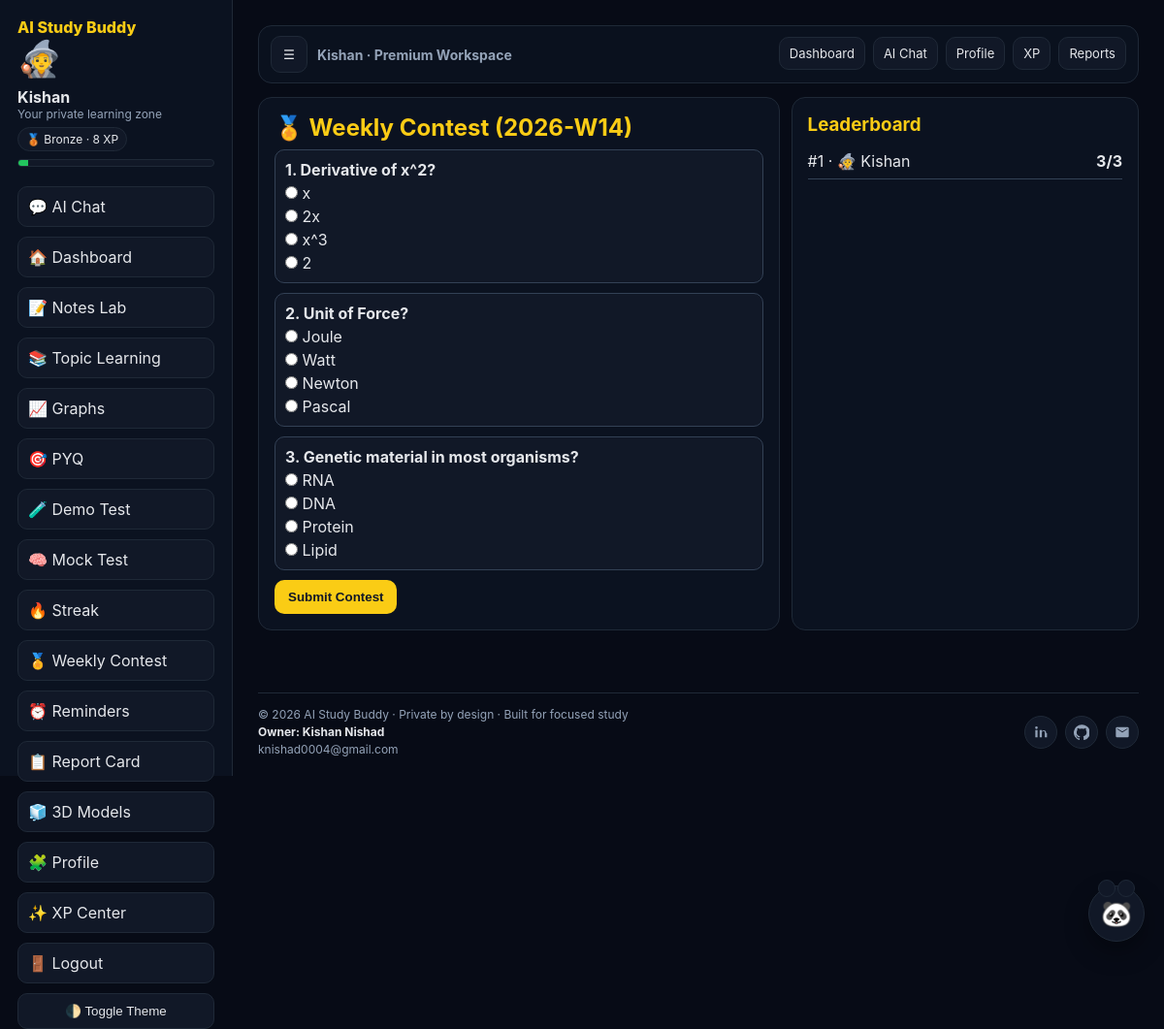
Page /weekly-contest (signed in) on the committed database.
### tables this page shows
CREATE TABLE users (
            id INTEGER PRIMARY KEY AUTOINCREMENT,
            username TEXT UNIQUE NOT NULL,
            password_hash TEXT NOT NULL,
            avatar TEXT NOT NULL,
            created_at TEXT NOT NULL
        , xp INTEGER NOT NULL DEFAULT 0);

CREATE TABLE weekly_contest_scores (
            id INTEGER PRIMARY KEY AUTOINCREMENT,
            user_id INTEGER NOT NULL,
            week_key TEXT NOT NULL,
            score INTEGER NOT NULL,
            total INTEGER NOT NULL,
            created_at TEXT NOT NULL,
            UNIQUE(user_id, week_key),
            FOREIGN KEY(user_id) REFERENCES users(id)
        );

### app.py (the view, shortened to what this page needs)
    @app.route("/weekly-contest", methods=["GET", "POST"])
    @login_required
    def weekly_contest():
        week_key = get_week_key()
        your_score = None
        conn = get_db_connection(app)
        leaderboard_rows = conn.execute(
            """
            SELECT u.username, u.avatar, w.score, w.total
            FROM weekly_contest_scores w
            JOIN users u ON u.id = w.user_id
            WHERE w.week_key = ?
            ORDER BY w.score DESC, w.created_at ASC
            LIMIT 50
            """,
            (week_key,),
        ).fetchall()
        conn.close()
        return render_template(
            "weekly_contest.html",
            user=g.user,
            week_key=week_key,
            questions=CONTEST_BANK,
            leaderboard=leaderboard_rows,
            your_score=your_score,
            level_info=get_level_info(int(g.user["xp"])),
        )

### app.py (called while the page is built)
def get_db_connection(app: Flask) -> sqlite3.Connection:
    conn = sqlite3.connect(app.config["DATABASE_PATH"])
    conn.row_factory = sqlite3.Row
    return conn

def login_required(view):
    @wraps(view)
    def wrapped_view(*args, **kwargs):
        if "user_id" not in session:
            return redirect(url_for("login"))
        return view(*args, **kwargs)
    return wrapped_view

def get_current_user(app: Flask):
    user_id = session.get("user_id")
    if not user_id:
        return None
    conn = get_db_connection(app)
    user = conn.execute("SELECT id, username, avatar, xp FROM users WHERE id = ?", (user_id,)).fetchone()
    conn.close()
    return user

def get_level_info(xp: int):
    current_name = "Bronze"
    current_icon = "🥉"
    next_threshold = None
    for threshold, name, icon in LEVELS:
        if xp >= threshold:
            current_name = name
            current_icon = icon
        elif next_threshold is None:
            next_threshold = threshold
    progress_to_next = 100
    if next_threshold is not None:
        previous_threshold = 0
        for threshold, _, _ in LEVELS:
            if threshold <= xp:
                previous_threshold = threshold
        span = max(next_threshold - previous_threshold, 1)
        progress_to_next = int(((xp - previous_threshold) / span) * 100)
    return {
        "name": current_name,
        "icon": current_icon,
        "next_threshold": next_threshold,
        "progress": max(0, min(progress_to_next, 100)),
    }

def get_week_key() -> str:
    return datetime.utcnow().strftime("%Y-W%U")

### templates/weekly_contest.html (shortened to what this page needs)
{% extends 'base.html' %}
{% block content %}
<div class="grid">
  <section class="panel">
    <h2 style="color:#facc15;margin-bottom:8px">🏅 Weekly Contest ({{ week_key }})</h2>
    <form method="POST">
      {% for q in questions %}
        <div class="q">
          <p><strong>{{ loop.index }}. {{ q['question'] }}</strong></p>
          {% for opt in q['options'] %}
          <label style="display:block;margin-top:4px"><input type="radio" name="q_{{ q['id'] }}" value="{{ opt }}" required> {{ opt }}</label>
          {% endfor %}
        </div>
      {% endfor %}
      <button class="btn" type="submit">Submit Contest</button>
    </form>
  </section>
  <section class="panel">
    <h3 style="color:#facc15;margin-bottom:8px">Leaderboard</h3>
    {% for row in leaderboard %}
      <div class="row"><div>#{{ loop.index }} · {{ row['avatar'] }} {{ row['username'] }}</div><strong>{{ row['score'] }}/{{ row['total'] }}</strong></div>
    {% else %}
      <p style="color:#94a3b8">No submissions this week yet.</p>
    {% endfor %}
  </section>
</div>
{% endblock %}

### templates/base.html (shortened to what this page needs)
<!DOCTYPE html>
<html lang="en">
<head>
</head>
<body>
  <div class="layout">
    {% if user %}
    <aside class="sidebar" id="appSidebar">
      <div class="sidebar-top">
        <div class="brand">AI Study Buddy</div>
      </div>
      <div class="avatar-badge">{{ user['avatar'] }}</div>
      <div><strong>{{ user['username'] }}</strong></div>
      <div class="small">Your private learning zone</div>
      {% if current_level %}
      <div class="level-pill">{{ current_level['icon'] }} {{ current_level['name'] }} · {{ user['xp'] }} XP</div>
      <div class="progress-track"><div class="progress-bar" data-progress="{{ current_level['progress'] }}"></div></div>
      {% endif %}
      <nav class="menu">
        <a href="{{ url_for('chat') }}">💬 AI Chat</a>
        <a href="{{ url_for('dashboard') }}">🏠 Dashboard</a>
        <a href="{{ url_for('notes_lab') }}">📝 Notes Lab</a>
        <a href="{{ url_for('topic_learning') }}">📚 Topic Learning</a>
        <a href="{{ url_for('graphs_page') }}">📈 Graphs</a>
        <a href="{{ url_for('pyq_page') }}">🎯 PYQ</a>
        <a href="{{ url_for('demo_test') }}">🧪 Demo Test</a>
        <a href="{{ url_for('mock_test') }}">🧠 Mock Test</a>
        <a href="{{ url_for('streak_page') }}">🔥 Streak</a>
        <a href="{{ url_for('weekly_contest') }}">🏅 Weekly Contest</a>
        <a href="{{ url_for('reminders_page') }}">⏰ Reminders</a>
        <a href="{{ url_for('report_card') }}">📋 Report Card</a>
        <a href="{{ url_for('models_3d') }}">🧊 3D Models</a>
        <a href="{{ url_for('profile') }}">🧩 Profile</a>
        <a href="{{ url_for('xp_center') }}">✨ XP Center</a>
        <a href="{{ url_for('logout') }}">🚪 Logout</a>
      </nav>
      <button id="themeToggle" class="theme-toggle" type="button">🌓 Toggle Theme</button>
    </aside>
    {% endif %}
    <main class="main">
      {% if user %}
      <header class="topbar">
        <div class="topbar-left">
          <button id="sidebarToggle" class="sidebar-toggle" type="button" aria-label="Toggle sidebar">☰</button>
          <div class="top-title">{{ user['username'] }} · Premium Workspace</div>
        </div>
        <nav class="top-links" aria-label="Quick navigation">
          <a href="{{ url_for('dashboard') }}" class="{% if request.endpoint == 'dashboard' %}active{% endif %}">Dashboard</a>
          <a href="{{ url_for('chat') }}" class="{% if request.endpoint == 'chat' %}active{% endif %}">AI Chat</a>
          <a href="{{ url_for('profile') }}" class="{% if request.endpoint == 'profile' %}active{% endif %}">Profile</a>
          <a href="{{ url_for('xp_center') }}" class="{% if request.endpoint == 'xp_center' %}active{% endif %}">XP</a>
          <a href="{{ url_for('report_card') }}" class="{% if request.path.startswith('/report-card') %}active{% endif %}">Reports</a>
        </nav>
      </header>
      {% endif %}
      <div class="main-content">
      {% block content %}{% endblock %}
      <footer class="footer">
        <div class="footer-row">
          <div class="owner">
            <div>© 2026 AI Study Buddy · Private by design · Built for focused study</div>
            <strong>Owner: Kishan Nishad</strong>
            <div class="owner-mail">knishad0004@gmail.com</div>
          </div>
          <div class="owner-icons">
            <a class="icon-btn icon-wrap" data-tooltip="LinkedIn" href="https://www.linkedin.com/in/kishan-nishad-161a73392" target="_blank" rel="noopener noreferrer" aria-label="LinkedIn" title="LinkedIn">
              <svg viewBox="0 0 24 24" aria-hidden="true"><path d="M6.94 8.5H3.56V20h3.38V8.5zM5.25 7.03a1.97 1.97 0 1 0 0-3.94 1.97 1.97 0 0 0 0 3.94zM20.44 13.37c0-3.07-1.64-4.5-3.82-4.5-1.76 0-2.55.97-2.99 1.65V8.5h-3.38V20h3.38v-6.43c0-1.7.32-3.34 2.43-3.34 2.08 0 2.11 1.95 2.11 3.45V20h3.38v-6.63z"/></svg>
            </a>
            <a class="icon-btn icon-wrap" data-tooltip="GitHub" href="https://github.com/code-with-kishan" target="_blank" rel="noopener noreferrer" aria-label="GitHub" title="GitHub">
            </a>
            <a class="icon-btn icon-wrap" data-tooltip="Email" href="mailto:knishad0004@gmail.com" aria-label="Email" title="Email">
              <svg viewBox="0 0 24 24" aria-hidden="true"><path d="M20 4H4a2 2 0 0 0-2 2v12a2 2 0 0 0 2 2h16a2 2 0 0 0 2-2V6a2 2 0 0 0-2-2zm0 3.2-8 5-8-5V6l8 5 8-5v1.2z"/></svg>
            </a>
          </div>
        </div>
      </footer>
      </div>
    </main>
  </div>
  {% if user %}
  <button id="buddyFab" class="buddy-fab" type="button" aria-label="Open AI helper">🐼</button>
  {% endif %}
</body>
</html>

### templates/base.html (style rules this page uses)
:root { --bg:#070b16; --text:#e5e7eb; --muted:#94a3b8; --card:#0b1220; --card-2:#111827; --border:#1f2937; --accent:#facc15; --chat-panel:#1d1336; --chat-head:#2a1a4f; --chat-ai:#261a45; --chat-user:#1f2937; }
* { margin:0;padding:0;box-sizing:border-box }
body { font-family:Inter,system-ui,-apple-system,sans-serif;background:var(--bg);color:var(--text);transition:background .2s ease,color .2s ease;overflow-x:hidden }
a { text-decoration:none;color:inherit }
.layout { display:grid;grid-template-columns:240px 1fr;min-height:100vh }
.sidebar { background:var(--card);border-right:1px solid var(--border);padding:18px;position:sticky;top:0;height:100vh }
.sidebar-top { display:flex;align-items:center;justify-content:space-between;gap:10px }
.sidebar-top .brand { margin-bottom:0 }
.brand { font-weight:800;color:var(--accent);margin-bottom:20px }
.avatar-badge { font-size:36px;margin-bottom:8px }
.small { font-size:12px;color:var(--muted) }
.level-pill { display:inline-block;margin-top:6px;padding:4px 8px;border-radius:999px;background:var(--card-2);border:1px solid var(--border);font-size:12px }
.progress-track { height:8px;background:var(--card-2);border-radius:999px;overflow:hidden;margin-top:8px;border:1px solid var(--border) }
.progress-bar { height:100%;background:#22c55e }
.menu { display:flex;flex-direction:column;gap:10px;margin-top:20px }
.menu a { padding:10px;border-radius:10px;background:var(--card-2);border:1px solid var(--border) }
.theme-toggle { margin-top:10px;padding:10px;border-radius:10px;border:1px solid var(--border);background:var(--card-2);color:var(--text);cursor:pointer;width:100% }
.main { padding:26px;display:flex;flex-direction:column;min-height:100vh }
.topbar { position:sticky;top:0;z-index:80;display:flex;align-items:center;justify-content:space-between;gap:10px;padding:10px 12px;border:1px solid var(--border);background:rgba(11,18,32,.9);border-radius:14px;margin-bottom:14px }
.topbar-left { display:flex;align-items:center;gap:10px;min-width:0 }
.sidebar-toggle { width:38px;height:38px;border-radius:10px;border:1px solid var(--border);background:var(--card-2);color:var(--text);display:flex;align-items:center;justify-content:center;cursor:pointer;flex:0 0 auto }
.top-title { font-weight:700;font-size:14px;white-space:nowrap;overflow:hidden;text-overflow:ellipsis;color:var(--muted) }
.top-links { display:flex;align-items:center;gap:8px;overflow:auto;padding-bottom:2px }
.top-links a { padding:8px 10px;border-radius:10px;border:1px solid var(--border);background:var(--card-2);font-size:13px;white-space:nowrap;transition:transform .2s ease,border-color .2s ease }
.main-content { display:flex;flex-direction:column;min-height:calc(100vh - 120px) }
.footer { margin-top:auto;padding-top:14px;border-top:1px solid var(--border);color:var(--muted);font-size:12px }
.footer-row { display:flex;justify-content:space-between;align-items:center;gap:12px;flex-wrap:wrap }
.owner { display:flex;flex-direction:column;gap:3px }
.owner strong { color:var(--text) }
.owner-mail { color:var(--muted) }
.owner-icons { display:flex;gap:8px;align-items:center }
.icon-btn { width:34px;height:34px;display:flex;align-items:center;justify-content:center;border-radius:50%;background:var(--card-2);border:1px solid var(--border);color:var(--muted);transition:all .2s ease }
.icon-btn svg { width:16px;height:16px;fill:currentColor }
.icon-wrap { position:relative }
.icon-wrap::after { content:attr(data-tooltip); position:absolute; left:50%; transform:translateX(-50%); bottom:42px; background:var(--card-2); color:var(--text); border:1px solid var(--border); font-size:11px; padding:4px 7px; border-radius:6px; white-space:nowrap; opacity:0; pointer-events:none; transition:opacity .2s ease; }
.buddy-fab { position:fixed; right:20px; bottom:120px; width:58px; height:58px; border-radius:50%; border:1px solid var(--border); background:var(--card-2); color:var(--text); font-size:26px; cursor:pointer; z-index:90; box-shadow:0 10px 25px rgba(0,0,0,.35); animation:buddyPulse 2.2s ease-in-out infinite; }
.buddy-fab::before,.buddy-fab::after { content:'';position:absolute;top:-7px;width:16px;height:16px;background:var(--card-2);border:1px solid var(--border);border-radius:50% }
.buddy-fab::before { left:9px }
.buddy-fab::after { right:9px }

### rows in the picture
users: avatar "🧙", username "Kishan", xp "8"
weekly_contest_scores: avatar "🧙", username "Kishan", score "3", total "3"

### other values in the picture
{{ current_level['icon'] }} "🥉"
{{ current_level['name'] }} "Bronze"
{{ week_key }} "2026-W14"
{{ q['question'] }} "Derivative of x^2?" "Unit of Force?" "Genetic material in most organisms?"
{{ opt }} "x" "2x" "x^3" "2" "Joule" "Watt" "Newton" "Pascal" "RNA" "DNA" "Protein" "Lipid"
